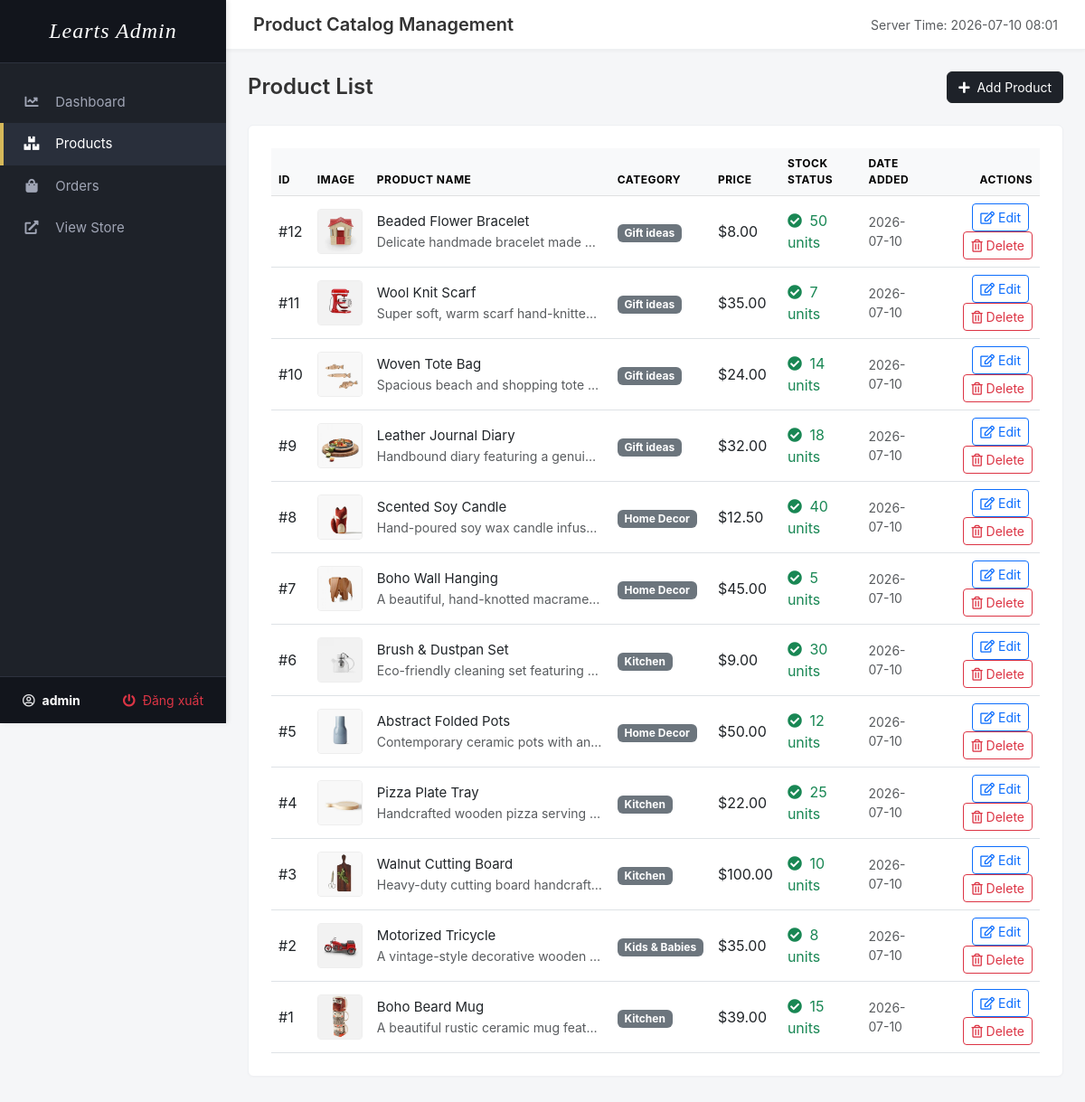
Screenshot of /admin/products.php (signed in) with the database file from the repository.
### tables this page shows
CREATE TABLE IF NOT EXISTS `products` (
  `id` INT AUTO_INCREMENT PRIMARY KEY,
  `name` VARCHAR(255) NOT NULL,
  `description` TEXT NOT NULL,
  `price` DECIMAL(10,2) NOT NULL,
  `image_url` VARCHAR(255) NOT NULL,
  `stock` INT NOT NULL,
  `category_id` INT NOT NULL,
  `created_at` DATETIME DEFAULT CURRENT_TIMESTAMP,
  FOREIGN KEY (`category_id`) REFERENCES `categories`(`id`) ON DELETE CASCADE
);

CREATE TABLE IF NOT EXISTS `categories` (
  `id` INT AUTO_INCREMENT PRIMARY KEY,
  `name` VARCHAR(100) NOT NULL UNIQUE
);

### admin/products.php (the view, shortened to what this page needs)
<?php
require_once __DIR__ . '/../config/database.php';
try {
    $stmt = $pdo->query("SELECT p.*, c.name AS category_name FROM products p JOIN categories c ON p.category_id = c.id ORDER BY p.id DESC");
    $products = $stmt->fetchAll();
} catch (Exception $e) {
    $products = [];
}
require_once 'includes/header.php';
?>
<div class="d-flex justify-content-between align-items-center mb-4">
    <h4 class="mb-0" style="font-weight: 600; color: #333;">Product List</h4>
    <a href="product_add.php" class="btn btn-dark" style="background-color: var(--dark-bg); font-size: 14px;">
        <i class="fas fa-plus me-1"></i> Add Product
    </a>
</div>
<div class="main-card">
    <div class="table-responsive">
        <table class="table table-hover align-middle mb-0">
            <thead class="table-light">
                <tr class="text-muted small text-uppercase" style="font-size: 12px; letter-spacing: 0.5px;">
                    <th>ID</th>
                    <th>Image</th>
                    <th>Product Name</th>
                    <th>Category</th>
                    <th>Price</th>
                    <th>Stock Status</th>
                    <th>Date Added</th>
                    <th class="text-end">Actions</th>
                </tr>
            </thead>
            <tbody>
                <?php if (empty($products)): ?>
                    <tr>
                        <td colspan="8" class="text-center py-5 text-muted">No products in catalog. Click 'Add Product' to get started.</td>
                    </tr>
                <?php else: ?>
                    <?php foreach ($products as $prod): ?>
                        <tr>
                            <td>#<?= $prod['id'] ?></td>
                            <td>
                                <img src="../<?= htmlspecialchars($prod['image_url']) ?>" alt="<?= htmlspecialchars($prod['name']) ?>" style="width: 50px; height: 50px; object-fit: cover; border-radius: 4px; border: 1px solid #eee;">
                            </td>
                            <td>
                                <div class="font-weight-bold text-dark" style="font-size: 15px;"><?= htmlspecialchars($prod['name']) ?></div>
                                <div class="text-muted small text-truncate" style="max-width: 250px;" title="<?= htmlspecialchars($prod['description']) ?>">
                                    <?= htmlspecialchars($prod['description']) ?>
                                </div>
                            </td>
                            <td>
                                <span class="badge bg-secondary"><?= htmlspecialchars($prod['category_name']) ?></span>
                            </td>
                            <td class="font-weight-bold">$<?= number_format($prod['price'], 2) ?></td>
                            <td>
                                <?php if ($prod['stock'] <= 0): ?>
                                    <span class="text-danger font-weight-bold"><i class="fas fa-times-circle me-1"></i> Out of stock</span>
                                <?php elseif ($prod['stock'] <= 3): ?>
                                    <span class="text-warning font-weight-bold"><i class="fas fa-exclamation-circle me-1"></i> Low stock (<?= $prod['stock'] ?>)</span>
                                <?php else: ?>
                                    <span class="text-success"><i class="fas fa-check-circle me-1"></i> <?= $prod['stock'] ?> units</span>
                                <?php endif; ?>
                            </td>
                            <td class="text-muted small"><?= date('Y-m-d', strtotime($prod['created_at'])) ?></td>
                            <td class="text-end">
                                <a href="product_edit.php?id=<?= $prod['id'] ?>" class="btn btn-sm btn-outline-primary me-1" title="Edit Product">
                                    <i class="far fa-edit"></i> Edit
                                </a>
                                <a href="products.php?action=delete&id=<?= $prod['id'] ?>" class="btn btn-sm btn-outline-danger" title="Delete Product" onclick="return confirm('Are you sure you want to delete this product? All corresponding order histories will be affected.');">
                                    <i class="far fa-trash-alt"></i> Delete
                                </a>
                            </td>
                        </tr>
                    <?php endforeach; ?>
                <?php endif; ?>
            </tbody>
        </table>
    </div>
</div>
<?php require_once 'includes/footer.php'; ?>

### admin/includes/header.php (shortened to what this page needs)
<?php
$current_page = basename($_SERVER['PHP_SELF']);
?>
<!DOCTYPE html>
<html lang="en">
<head>
    <link rel="stylesheet" href="../assets/css/vendor/bootstrap.min.css">
    <link rel="stylesheet" href="../assets/css/vendor/fontawesome.min.css">
</head>
<body>
<div id="admin-wrapper">
    <div id="admin-sidebar">
        <div class="brand">
            <h4>Learts Admin</h4>
        </div>
        <ul class="nav-menu">
            <li class="<?= ($current_page == 'dashboard.php') ? 'active' : '' ?>">
                <a href="dashboard.php"><i class="fas fa-chart-line"></i> Dashboard</a>
            </li>
            <li class="<?= ($current_page == 'products.php' || $current_page == 'product_add.php' || $current_page == 'product_edit.php') ? 'active' : '' ?>">
                <a href="products.php"><i class="fas fa-boxes"></i> Products</a>
            </li>
            <li class="<?= ($current_page == 'orders.php') ? 'active' : '' ?>">
                <a href="orders.php"><i class="fas fa-shopping-bag"></i> Orders</a>
            </li>
            <li>
                <a href="../index.php" target="_blank"><i class="fas fa-external-link-alt"></i> View Store</a>
            </li>
        </ul>
        <div class="user-info">
            <div>
                <i class="far fa-user-circle me-1"></i>
                <span class="username"><?= htmlspecialchars($_SESSION['admin_username']) ?></span>
            </div>
            <a href="logout.php" class="text-danger text-decoration-none" title="Logout"><i class="fas fa-power-off me-1"></i> Đăng xuất</a>
        </div>
    </div>
    <div id="admin-content">
        <div id="admin-navbar">
            <h2 class="page-title">
                <?php
                if ($current_page == 'dashboard.php') echo 'Dashboard Overview';
                elseif ($current_page == 'products.php') echo 'Product Catalog Management';
                elseif ($current_page == 'product_add.php') echo 'Add New Handmade Product';
                elseif ($current_page == 'product_edit.php') echo 'Edit Product Details';
                elseif ($current_page == 'orders.php') echo 'Manage Shop Orders';
                else echo 'Admin Panel';
                ?>
            </h2>
            <div>
                <span class="text-muted small">Server Time: <?= date('Y-m-d H:i') ?></span>
            </div>
        </div>
        <div class="container-fluid p-4">

### admin/includes/footer.php (shortened to what this page needs)
        </div>
    </div>
</div>
</body>
</html>

### admin/includes/header.php (style rules this page uses)
:root { --sidebar-width: 250px; --primary-color: #d5b85a; --dark-bg: #1e2229; --darker-bg: #12151c; --text-color: #e3e4e6; }
body { font-family: -apple-system, BlinkMacSystemFont, "Segoe UI", Roboto, "Helvetica Neue", Arial, sans-serif; background-color: #f5f6f8; margin: 0; padding: 0; }
#admin-wrapper { display: flex; min-height: 100vh; }
#admin-sidebar { width: var(--sidebar-width); background-color: var(--dark-bg); color: var(--text-color); flex-shrink: 0; display: flex; flex-direction: column; box-shadow: 2px 0 5px rgba(0,0,0,0.1); position: sticky; top: 0; height: 100vh; overflow-y: auto; }
#admin-sidebar .brand { padding: 20px; background-color: var(--darker-bg); text-align: center; border-bottom: 1px solid #2d323e; }
#admin-sidebar .brand h4 { margin: 0; color: #fff; font-family: Georgia, serif; font-style: italic; letter-spacing: 1px; }
#admin-sidebar .nav-menu { list-style: none; padding: 20px 0; margin: 0; flex-grow: 1; }
#admin-sidebar .nav-menu li a { display: block; padding: 12px 25px; color: #a0a5b5; text-decoration: none; font-size: 15px; transition: all 0.2s ease; }
#admin-sidebar .nav-menu li a:hover, #admin-sidebar .nav-menu li.active a { color: #fff; background-color: #292f3b; border-left: 4px solid var(--primary-color); padding-left: 21px; }
#admin-sidebar .nav-menu li a i { margin-right: 12px; width: 20px; text-align: center; }
#admin-sidebar .user-info { padding: 15px 25px; background-color: var(--darker-bg); font-size: 14px; border-top: 1px solid #2d323e; display: flex; align-items: center; justify-content: space-between; }
#admin-sidebar .user-info .username { color: #fff; font-weight: bold; }
#admin-content { flex-grow: 1; display: flex; flex-direction: column; overflow-x: hidden; }
#admin-navbar { background-color: #fff; padding: 15px 30px; box-shadow: 0 1px 4px rgba(0,0,0,0.05); display: flex; align-items: center; justify-content: space-between; border-bottom: 1px solid #eef0f3; }
#admin-navbar .page-title { margin: 0; font-size: 20px; color: #333; font-weight: 600; }
.main-card { background-color: #fff; border: 1px solid #eef0f3; border-radius: 6px; box-shadow: 0 1px 3px rgba(0,0,0,0.02); padding: 25px; margin-bottom: 30px; }

### rows the page displays
products: id "12", image_url (picture), name "Beaded Flower Bracelet", description "Delicate handmade bracelet made…", category.name "Gift ideas", price "8.00", stock "50", created_at "2026-07-10"
products: id "11", image_url (picture), name "Wool Knit Scarf", description "Super soft, warm scarf hand-knitte…", category.name "Gift ideas", price "35.00", stock "7", created_at "2026-07-10"
products: id "10", image_url (picture), name "Woven Tote Bag", description "Spacious beach and shopping tote…", category.name "Gift ideas", price "24.00", stock "14", created_at "2026-07-10"
products: id "9", image_url (picture), name "Leather Journal Diary", description "Handbound diary featuring a genui…", category.name "Gift ideas", price "32.00", stock "18", created_at "2026-07-10"
products: id "8", image_url (picture), name "Scented Soy Candle", description "Hand-poured soy wax candle infus…", category.name "Home Decor", price "12.50", stock "40", created_at "2026-07-10"
products: id "7", image_url (picture), name "Boho Wall Hanging", description "A beautiful, hand-knotted macrame…", category.name "Home Decor", price "45.00", stock "5", created_at "2026-07-10"
products: id "6", image_url (picture), name "Brush & Dustpan Set", description "Eco-friendly cleaning set featuring…", category.name "Kitchen", price "9.00", stock "30", created_at "2026-07-10"
products: id "5", image_url (picture), name "Abstract Folded Pots", description "Contemporary ceramic pots with an…", category.name "Home Decor", price "50.00", stock "12", created_at "2026-07-10"
products: id "4", image_url (picture), name "Pizza Plate Tray", description "Handcrafted wooden pizza serving…", category.name "Kitchen", price "22.00", stock "25", created_at "2026-07-10"
products: id "3", image_url (picture), name "Walnut Cutting Board", description "Heavy-duty cutting board handcraft…", category.name "Kitchen", price "100.00", stock "10", created_at "2026-07-10"
products: id "2", image_url (picture), name "Motorized Tricycle", description "A vintage-style decorative wooden…", category.name "Kids & Babies", price "35.00", stock "8", created_at "2026-07-10"
products: id "1", image_url (picture), name "Boho Beard Mug", description "A beautiful rustic ceramic mug feat…", category.name "Kitchen", price "39.00", stock "15", created_at "2026-07-10"

### other values shown
$_SESSION['admin_username'] "admin"
